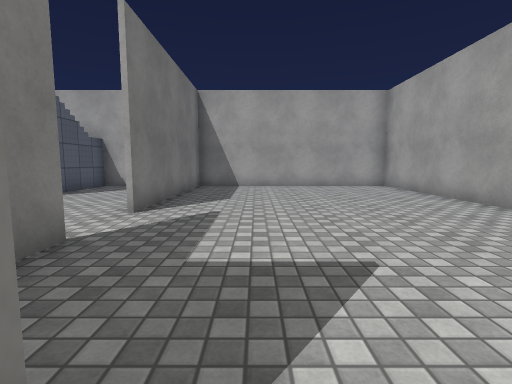
View 1 (above)

16 first-person views from a walk through a 3-D level made in the Unity game engine. The camera is 1.2 m above the floor, tilts 6° down and sees 85° across. The floor is counted in squares, 1.2 m on a side. Each view is taken from the middle of a square. On the plan, view 1 faces up. The plan holds only what a view shows up to about 12 squares ahead; the rest is blank. The player character is not drawn. Surface patterns are stand-ins for the level's own textures.

View 2
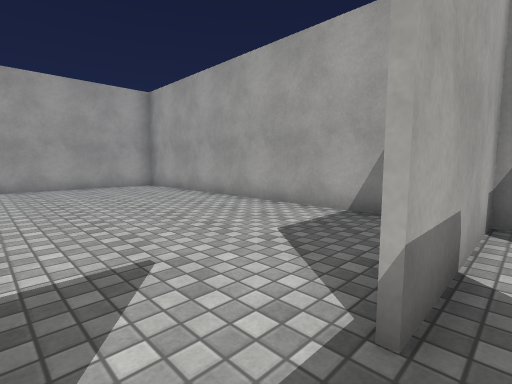

View 3
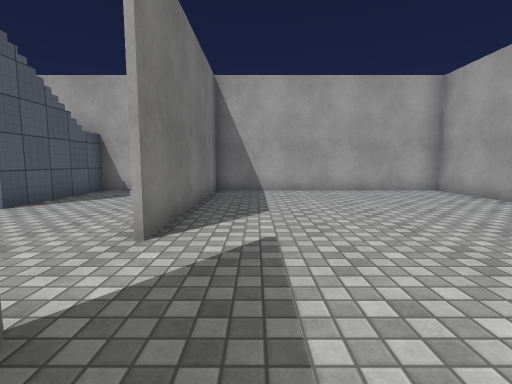

View 4
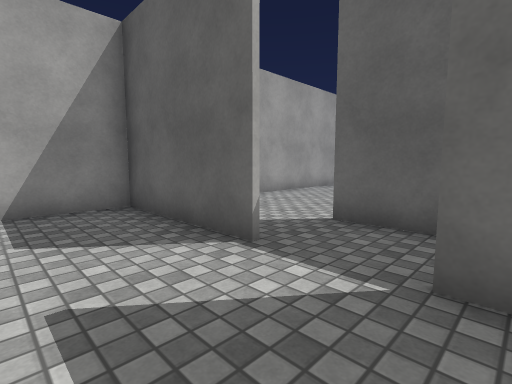

View 5
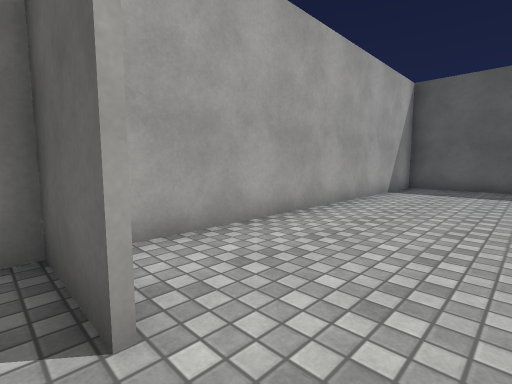

View 6
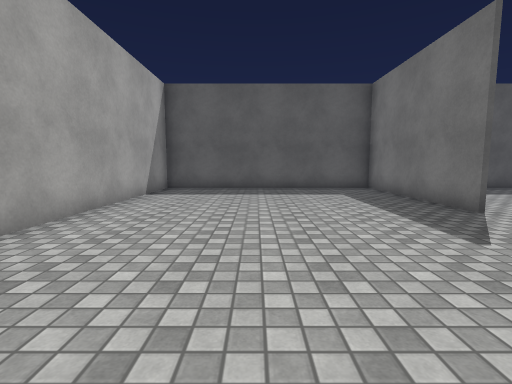

View 7
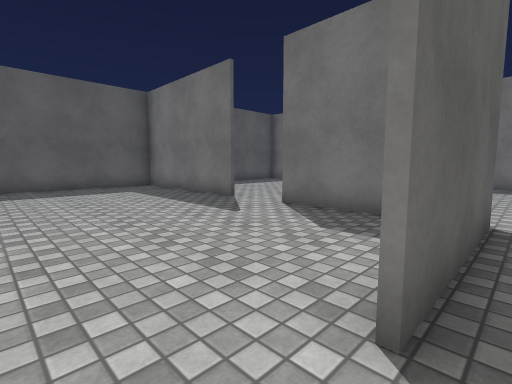

View 8
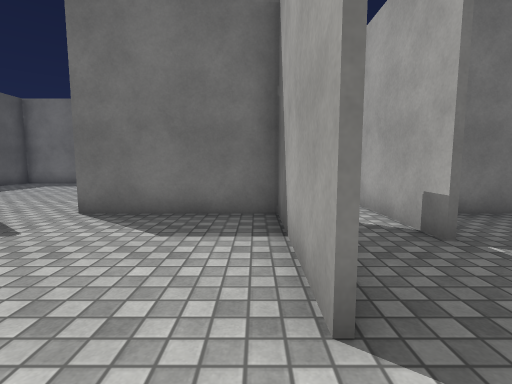

View 9
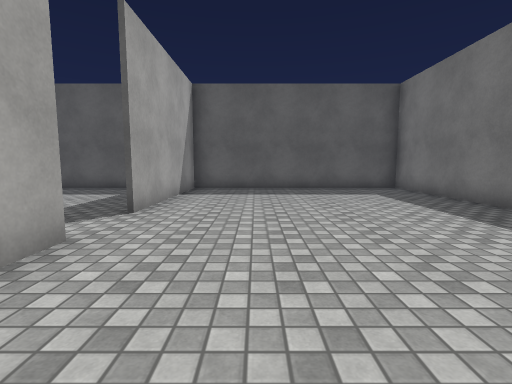

View 10
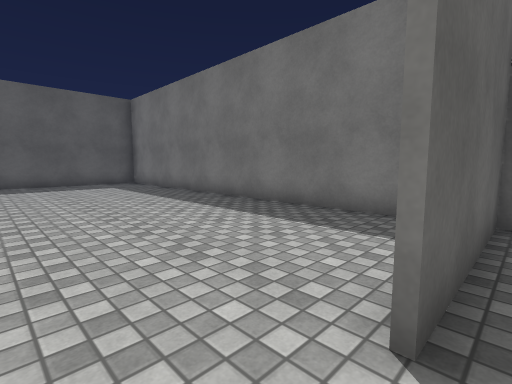

View 11
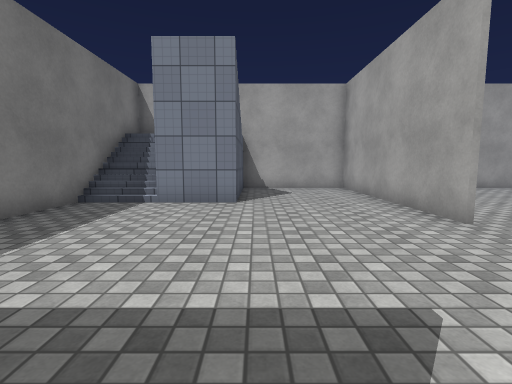

View 12
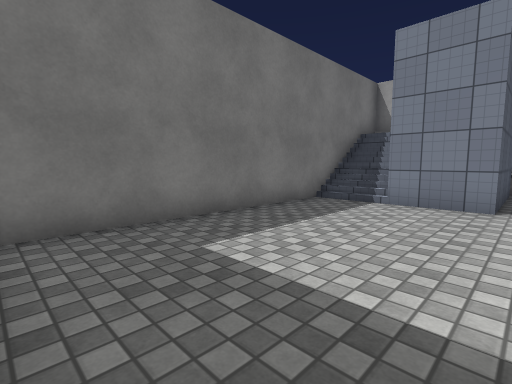

View 13
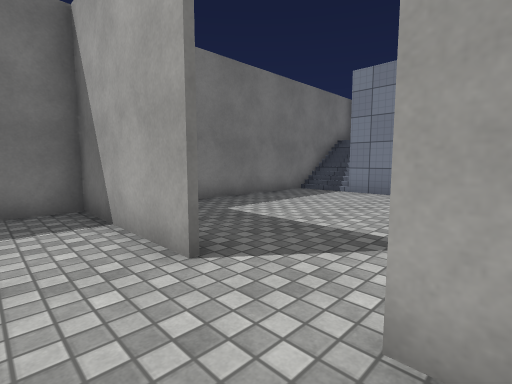

View 14
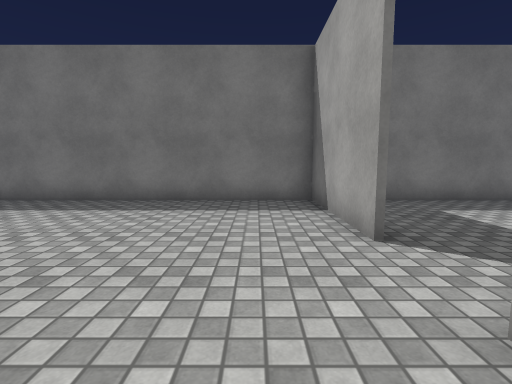

View 15
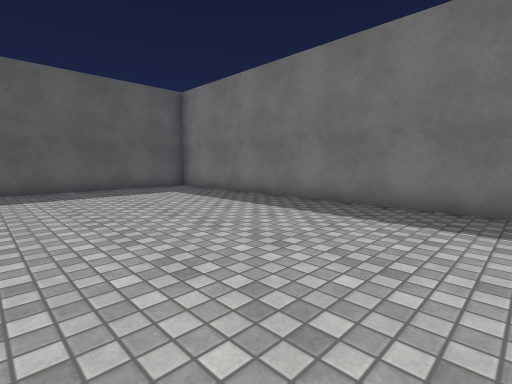

View 16
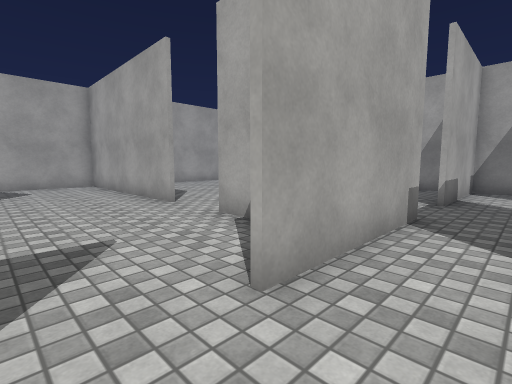

### Floor plan
Points are (right, up) in squares from view 1. A wall is a line through its corners. A room is listed if a view was taken in it or the views show most of it. See-through windows are left out.
Room 1 (views 1, 2, 5, 7)
walls: (-0.4, 0.4) (-2.6, 0.4); (3.4, -1.4) (5.5, -1.4) (5.5, 1.1); (-2.5, -1.4) (1.5, -1.4); (5.5, 0.4) (1.5, 0.4)
ways out: opening at (0.5, 1) to room 2; opening at (2.5, -1) to room 3; opening at (-1.5, 0) to room 4
Room 2 (views 3, 4)
walls: (-2.4, 3.5) (-2.4, 1.9); (1.5, 0.6) (5.5, 0.6); (5.5, 1.1) (5.5, 12) (-1.9, 12); (-1, 0.6) (-0.5, 0.6); (-2.4, 12) (-2.4, 5.5)
ways out: opening at (0.5, 1) to room 1; opening at (-2, 4.5) to room 5
Room 3 (views 6, 8)
walls: (-2.4, -7.5) (-2.4, -13); (1.5, -1.6) (-2.4, -1.6) (-2.4, -5.5); (-2, -13) (5.5, -13) (5.5, -2.2)
ways out: opening at (2.5, -1) to room 1; opening at (-2, -6.5) to room 4
Room 4 (views 9, 13, 14, 15, 16)
walls: (-2.6, -5.5) (-2.6, -4.5); (-6.4, 0.4) (-10.5, 0.4); (-2.6, 0.4) (-4.5, 0.4); (-10.5, 1) (-10.5, -13) (-2, -13); (-2.6, -13) (-2.6, -7.5)
ways out: opening at (-1.5, 0) to room 1; opening at (-2, -6.5) to room 3; opening at (-5.5, 1) to room 5
Room 5 (views 10, 11, 12)
walls: (-2.6, 5.4) (-2.6, 12); (-2.6, 2.5) (-2.6, 3.5); (-10.5, 0.6) (-6.5, 0.6); (-9.9, 12) (-10.5, 12) (-10.5, 1); (-1.9, 12) (-8.1, 12)
ways out: opening at (-2, 4.5) to room 2; opening at (-5.5, 1) to room 4

Positions as (right, up) in squares from view 1, and headings:
1: (0, 0), facing up
2: (0, 0), facing up-right
3: (-1, 2), facing up
4: (-1, 3), facing down-right
5: (2, -1), facing down-right
6: (2, -2), facing down
7: (3, -1), facing down-left
8: (3, -2), facing left
9: (-5, -2), facing down
10: (-5, 1), facing down-left
11: (-6, 1), facing up
12: (-6, 1), facing up-left
13: (-4, -1), facing up-left
14: (-3, -1), facing left
15: (-4, -2), facing down-left
16: (-6, -1), facing up-right
